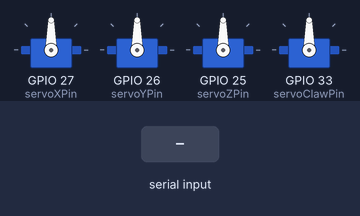
Recording of a sketch running on a simulated ESP32. Shown: 4 × servo. Inputs (shaded band) come from the test bench.

Above: at 1.2 s.
1.3 s: "90,45,200\n" received over Serial
At 1.6 s:
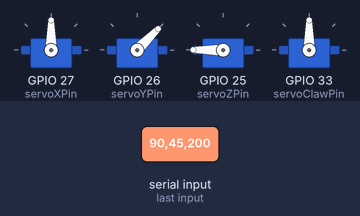
2.8 s: "30,150,10\n" received over Serial
At 3.9 s:
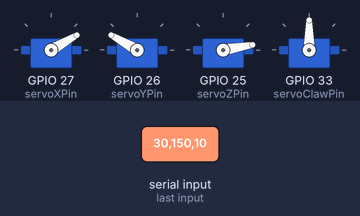
4.3 s: "90,45\n" received over Serial
At 5.1 s:
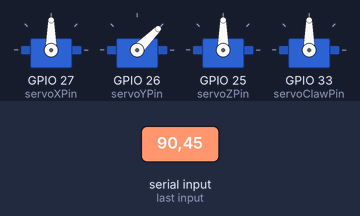
5.8 s: "30,150\n" received over Serial
At 6.2 s:
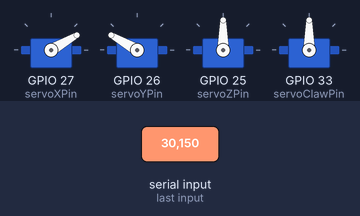
7.3 s: "5\n" received over Serial
At 8.5 s:
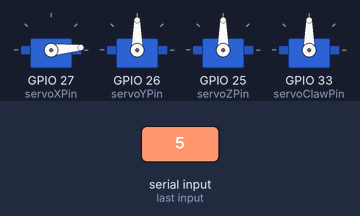
8.8 s: "200\n" received over Serial
At 9.7 s:
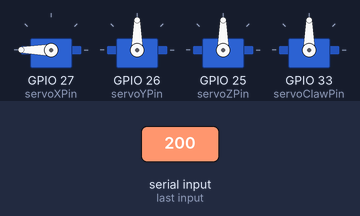
Timing chart, 0 to 11.3 s (numbered marks = the images above; inputs shaded):
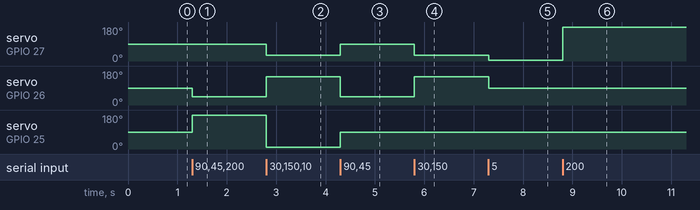

The sketch:

Arm_Control_with_Camera.ino
```cpp
//@@@@@@@@@@@@###################2024 Coding by VinhCao################@@@@@@@@@@@@//
//@@@@@@@@@@@@###################ESP32VersionBoard:2.0.6##############@@@@@@@@@@@@//
//@@@@@@@@@@@@###ESP32Servo by Kevin Harrington, John K. Bennet ver 1.2.1######@@@@@@@@@@@@//

#include <ESP32Servo.h>

// Servo init
Servo servoX;
Servo servoY;
Servo servoZ;
Servo servoClaw;

//Servo Pin Connect
const int servoXPin = 27;
const int servoYPin = 26;
const int servoZPin = 25;
const int servoClawPin = 33;

void setup() {
  // Gắn các chân servo
  servoX.attach(servoXPin);
  servoY.attach(servoYPin);
  servoZ.attach(servoZPin);
  servoClaw.attach(servoClawPin);

  //Serial init
  Serial.begin(115200);
}

void loop() {
  static String inputString = "";    // Chuỗi để lưu dữ liệu nhận từ serial
  while (Serial.available()) {
    char inChar = (char)Serial.read();  // Đọc từng ký tự từ serial
    if (inChar == '\n') {               // Khi gặp ký tự newline, bắt đầu xử lý chuỗi
      int servoAngle[4] = {90, 90, 90, 90};  // [x, y, z, claw]
      int index = 0;
      char *ptr = strtok((char*)inputString.c_str(), ","); // Tách chuỗi bằng dấu phẩy
      while (ptr != NULL && index < 4) {
        servoAngle[index++] = atoi(ptr); // Chuyển đổi từng phần thành số nguyên
        ptr = strtok(NULL, ",");
      }
      // Đặt góc cho các servo
      servoX.write(servoAngle[0]);
      servoY.write(servoAngle[1]);
      servoZ.write(servoAngle[2]);
      servoClaw.write(servoAngle[3]);

      inputString = ""; // Reset chuỗi sau khi xử lý xong
    } else {
      inputString += inChar; // Thêm ký tự vào chuỗi
    }
  }
}
```

Measured:
- after the input at 1.3 s, servo on GPIO 26 (servoYPin): 90° → 45° at once; servo on GPIO 25 (servoZPin): 90° → 180° at once
- after the input at 2.8 s, servo on GPIO 27 (servoXPin): 90° → 30° at once; servo on GPIO 26 (servoYPin): 45° → 150° at once; servo on GPIO 25 (servoZPin): 180° → 10° at once
- after the input at 4.3 s, servo on GPIO 27 (servoXPin): 30° → 90° at once; servo on GPIO 26 (servoYPin): 150° → 45° at once; servo on GPIO 25 (servoZPin): 10° → 90° at once
- after the input at 5.8 s, servo on GPIO 27 (servoXPin): 90° → 30° at once; servo on GPIO 26 (servoYPin): 45° → 150° at once
- after the input at 7.3 s, servo on GPIO 27 (servoXPin): 30° → 5° at once; servo on GPIO 26 (servoYPin): 150° → 90° at once
- after the input at 8.8 s, servo on GPIO 27 (servoXPin): 5° → 180° at once
